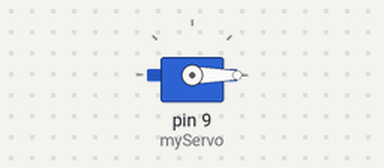
The sketch below on a simulated Arduino Uno, built with avr-gcc and run on an emulated ATmega328P. Parts: servo.

Above: at 0.05 s.
At 0.75 s:
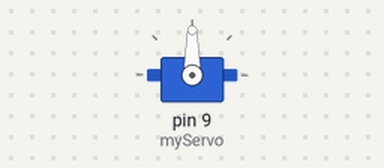
At 1.5 s:
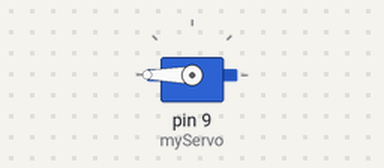
Timing chart, 0 to 3.5 s (numbered marks = the images above):
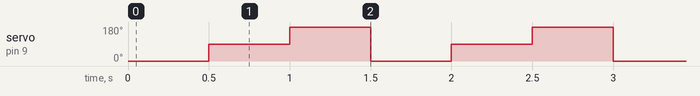

Measured:
- by itself, servo on pin 9 (myServo): repeats every 1.5 s: 180° 0.50 s, 0° 0.50 s, 90° 0.50 s

The sketch:

Servo_Continuous_Sweep.ino
```cpp
#include <Servo.h>

Servo myServo;

void setup() {
  myServo.attach(9);   // connect signal to pin 9
}

void loop() {
  myServo.write(0);    // go to 0°
  delay(500);

  myServo.write(90);   // go to 90°
  delay(500);

  myServo.write(180);  // go to 180°
  delay(500);
}
```
